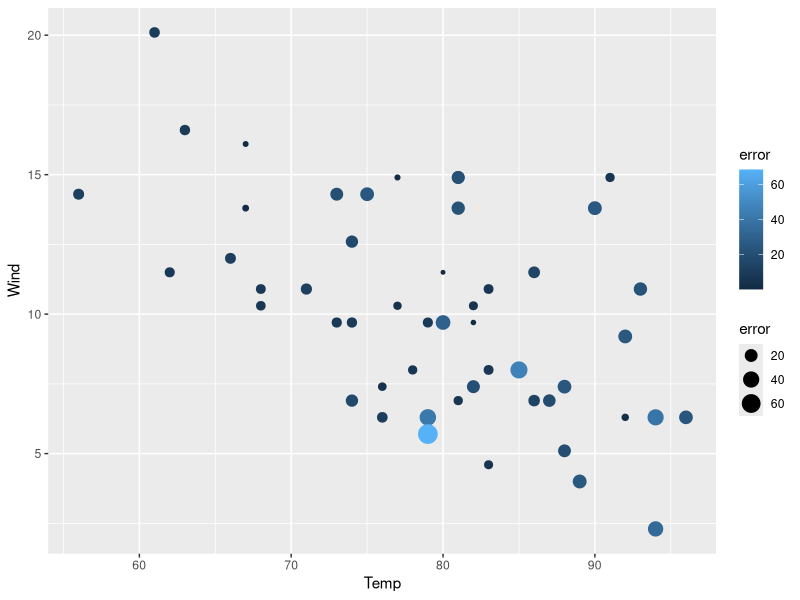
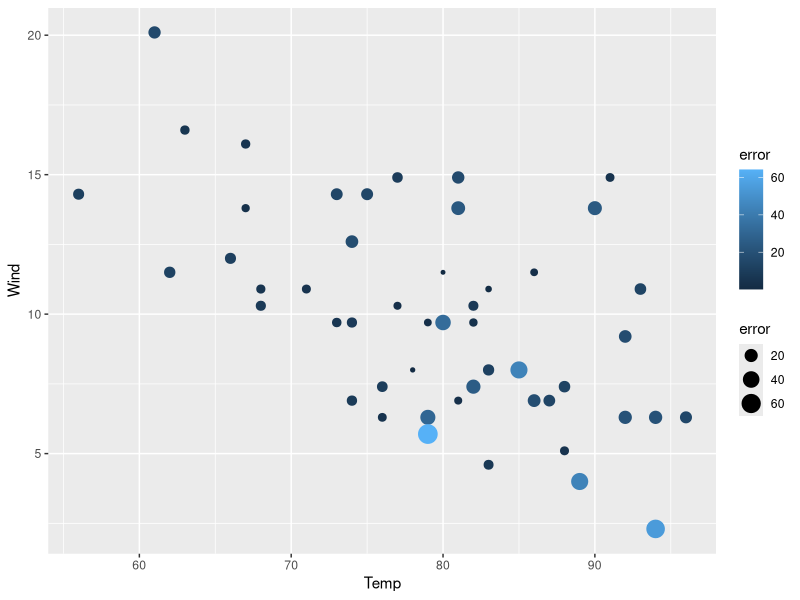
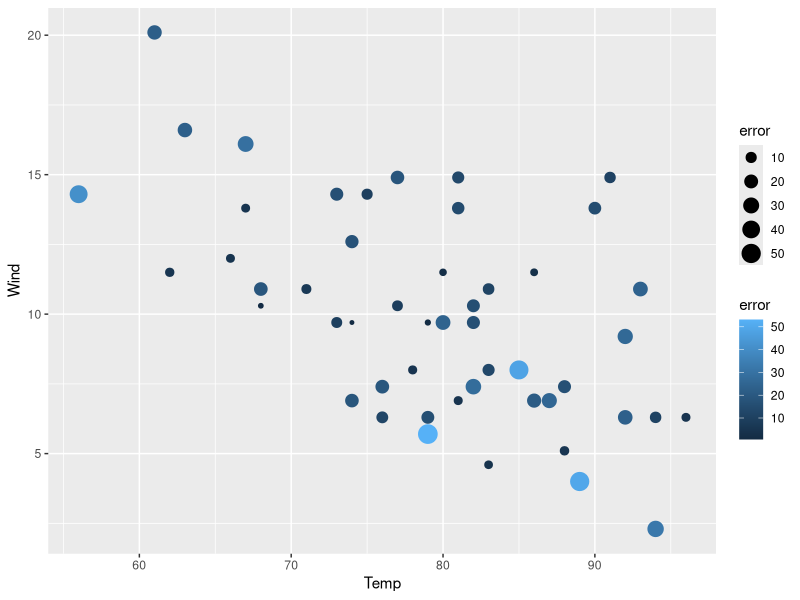
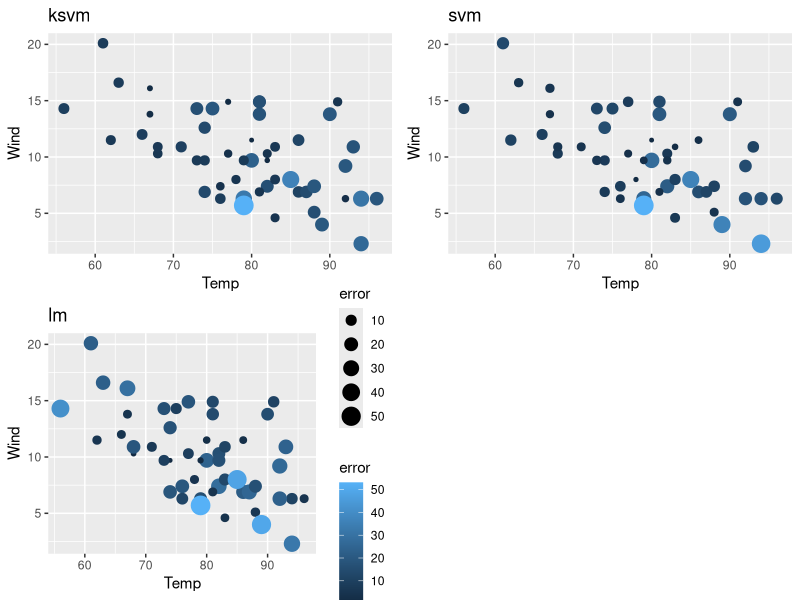
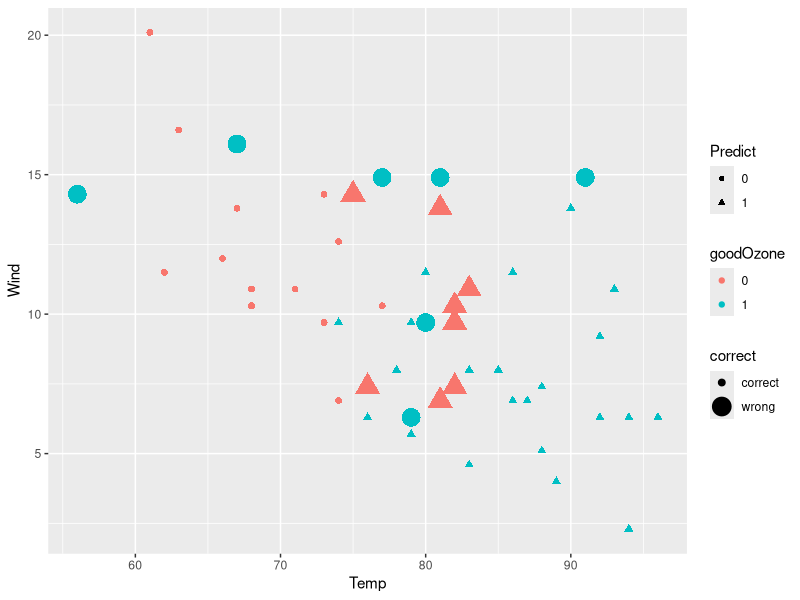
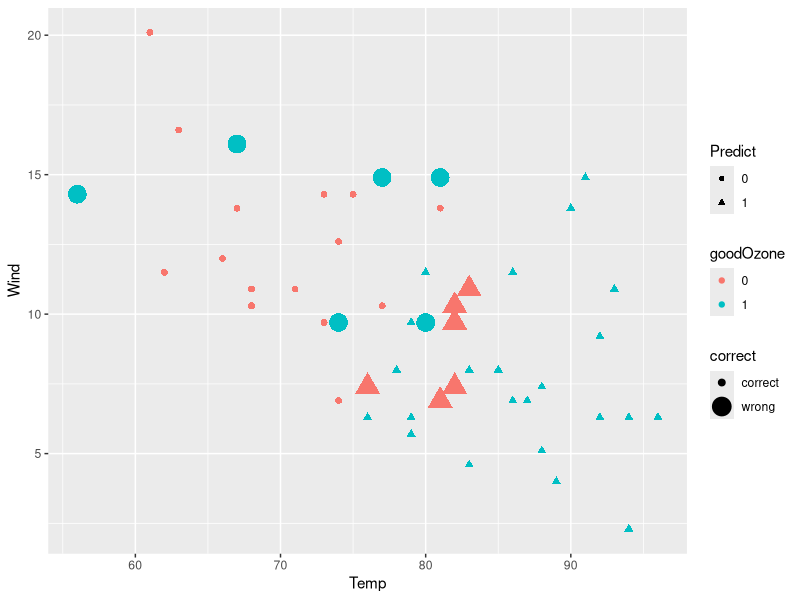
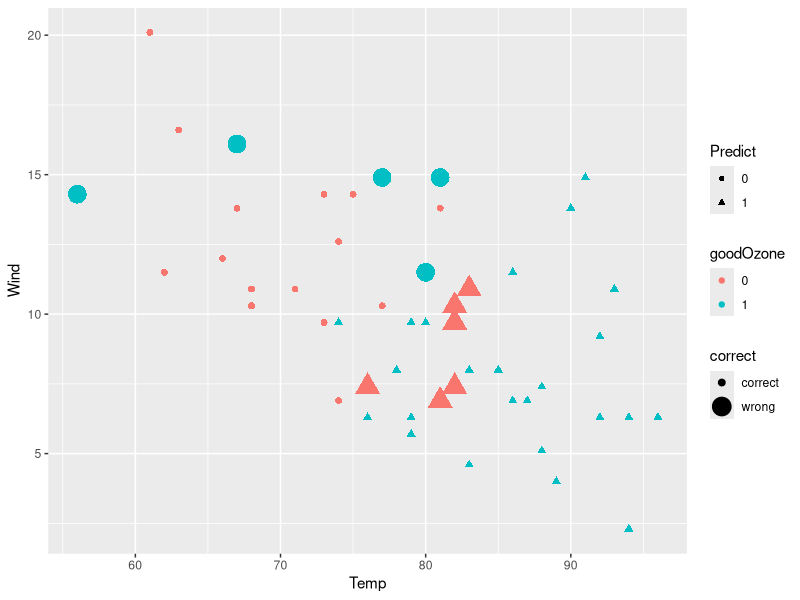
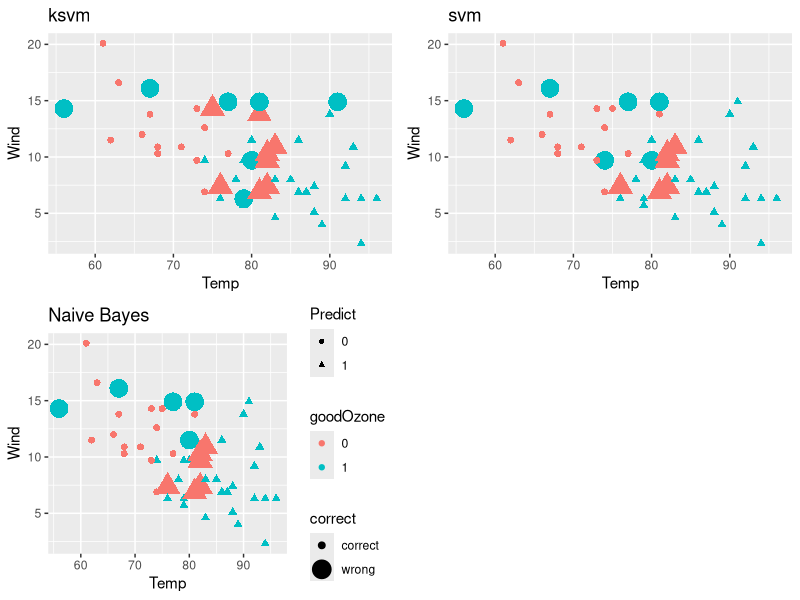

These charts were generated, in order, by the following R code:
# -------------------------- Hw13: SVM -----------------------------
# install.packages("kernlab")   
library("kernlab")

# --------------------------------------------------------------------
# Step 1: Load the data
  air <- data.frame(airquality)

  # find which columns in the dataframe contain NAs.
  colnames(air)[colSums(is.na(air)) > 0]

  # find the NAs in column "Ozone" and replace them by the mean value of this column
  air$Ozone[is.na(air$Ozone)] <- mean(air$Ozone, na.rm=TRUE)

  # find the NAs in column "Solar.R" and replace those NAs by the mean value of this column
  air$Solar.R[is.na(air$Solar.R)] <- mean(air$Solar.R, na.rm=TRUE)

# --------------------------------------------------------------------
# Step 2: Create train and test data sets
  # create a list of random index for air data and store the index in a variable called "ranIndex"
  randIndex <- sample(1:dim(air)[1])

  # In order to split data, create a 2/3 cutpoint and round the number
  cutpoint2_3 <- floor(2*dim(air)[1]/3)

  # check the 2/3 cutpoint
  cutpoint2_3

  # create train data set, which contains the first 2/3 of overall data
  trainData <- air[randIndex[1:cutpoint2_3],]

  # create test data, which contains the left 1/3 of the overall data
  testData <- air[randIndex[(cutpoint2_3+1):dim(air)[1]],]

  # check train data set
  head(trainData)

  # check test data set
  dim(testData)

# --------------------------------------------------------------------
# Step 3: Build a Model using KSVM & visualize the results
  # 1) Build a model to predict Ozone and name it "svmOutput"
  svmOutput <- ksvm(Ozone~., # set "Ozone" as the target predicting variable; "." means use all other variables to predict "Ozone"
                  data = trainData, # specify the data to use in the analysis
                  kernel = "rbfdot", # kernel function that projects the low dimensional problem into higher dimensional space
                  kpar = "automatic",# kpar refer to parameters that can be used to control the radial function kernel(rbfdot)
                  C = 10, # C refers to "Cost of Constrains"
                  cross = 10, # use 10 fold cross validation in this model
                  prob.model = TRUE # use probability model in this model
                  )

  # check the model
  svmOutput

  # 2) Test the model
  svmPred <- predict(svmOutput, # use the built model "svmOutput" to predict 
                     testData, # use testData to generate predictions
                     type = "votes" # request "votes" from the prediction process
                     )

  str(svmPred)

  # create a comparison dataframe that contains the exact "Ozone" value and the predicted "Ozone" value
  compTable <- data.frame(testData[,1], svmPred[,1])

  # change the column names to "test" and "Pred"
  colnames(compTable) <- c("test","Pred")

  # comput the Root Mean Squared Error
  sqrt(mean((compTable$test-compTable$Pred)^2))


  # 3) Plot the results
  library(ggplot2)

  # compute absolute error for each case
  compTable$error <- abs(compTable$test - compTable$Pred)

  # create a new dataframe contains error, tempreture and wind
  svmPlot <- data.frame(compTable$error, testData$Temp, testData$Wind)

  # assign column names
  colnames(svmPlot) <- c("error","Temp","Wind")

  # polt result using ggplot, setting "Temp" as x-axis and "Wind" as y-axis
  ggplot(svmPlot, aes(x=Temp,y=Wind)) + 
    # use point size and color shade to illustrate how big is the error
    geom_point(aes(size=error, color=error))

  # 4) Compute models and plot the results for 'svm'(in the e1071) and 'lm'
  # install.packages("e1071")
  library(e1071)

  # svm function in "e1071
  svm_e <- svm(Ozone~., # set "Ozone" as target variable,and use all other variables to predict
             data=trainData  # specify the data to use in the analysis
             )

  # check the model
  svm_e

  # Test the model
  svm_ePred <- predict(svm_e,# use "svm_e" to predict 
                testData # use testData to generate predictions
                )

  # create a dataframe that contains the exact "Ozone" value and the predicted "Ozone" value
  compTable2 <- data.frame(testData[,1], svm_ePred)

  # change the column names to "test" and "Pred"
  colnames(compTable2) <- c("test","Pred")

  # comput the Root Mean Squared Error
  sqrt(mean((compTable2$test-compTable2$Pred)^2))

  # compute absolute error for each case
  compTable2$error <- abs(compTable2$test-compTable2$Pred)

  # create a new dataframe contains error, tempreture and wind
  svm_ePlot <- data.frame(compTable2$error, testData$Temp, testData$Wind)
  colnames(svm_ePlot) <- c("error","Temp","Wind")

  # polt result using ggplot
  ggplot(svm_ePlot,aes(x=Temp,y=Wind)) + geom_point(aes(size=error,color=error))
  
  # lm
  # create a linear model
  lm <- lm(formula = Ozone~.,# use all the other variables to predict "Ozone"
         data=trainData # use "trainData" in this analysis
         )
  # Test the model
  predLm <- predict(lm,  # use model "svm_e" to predict 
                  testData # use testData to do the test
  )

  # create a dataframe that contains the exact "Ozone" value and the predicted "Ozone" value
  compTable3 <- data.frame(testData[,1], predLm)

  # change the column names to "test" and "Pred"
  colnames(compTable3) <- c("test","Pred")

  # comput the Root Mean Squared Error
  sqrt(mean((compTable2$test-compTable2$Pred)^2))

  # compute absolute error for each case
  compTable3$error <- abs(compTable3$test-compTable3$Pred)

  # create a new dataframe contains error, tempreture and wind
  lmPlot <- data.frame(compTable3$error,testData$Temp,testData$Wind)
  colnames(lmPlot) <- c("error","Temp","Wind")

  # polt result using ggplot
  ggplot(lmPlot,aes(x=Temp,y=Wind)) + geom_point(aes(size=error,color=error))
  
  # show 3 results
  # install.packages("gridExtra")
  library(gridExtra)

  # add titles to each plot and remove legends
  plot_svm <- ggplot(svmPlot,aes(x=Temp,y=Wind)) + geom_point(aes(size=error,color=error)) + theme(legend.position="none") + ggtitle("ksvm")
  plot_svm_e <- ggplot(svm_ePlot,aes(x=Temp,y=Wind)) + geom_point(aes(size=error,color=error)) + theme(legend.position="none") + ggtitle("svm")
  plot_lm <- ggplot(lmPlot,aes(x=Temp,y=Wind)) + geom_point(aes(size=error,color=error)) + ggtitle("lm")
  
  # arrange the three plot in a 2 by 2 matrix
  grid.arrange(plot_svm,plot_svm_e,plot_lm,ncol=2,nrow=2)

# --------------------------------------------------------------------
# Step 4: Create a "goodOzone" variable
  # calculate average Ozone
  meanOzone <- mean(air$Ozone,na.rm=TRUE)
 
  # create a new variable named "goodOzone" in train data set
    # goodOzone = 0 if Ozone is below average Ozone
    # googOzone = 1 if Ozone is eaqual or above the average ozone
  trainData$goodOzone <- ifelse(trainData$Ozone<meanOzone, 0, 1)

  # do the same thing for test dataset
  testData$goodOzone <- ifelse(testData$Ozone<meanOzone, 0, 1)

  # remove "Ozone" from train data
  trainData <- trainData[,-1]

  # remove "Ozone" from test data
  testData <- testData[,-1]

# --------------------------------------------------------------------
# Step 5: See if we can do a better job predicting 'good' and 'bad' days
  # convert "goodOzone" in train data from numeric to factor
  trainData$goodOzone <- as.factor(trainData$goodOzone)

  # convert "goodOzone" in test data from numeric to factor
  testData$goodOzone <- as.factor(testData$goodOzone)

 # 1)	Build a model 
  # build a model using ksvm function,and use all other variables to predict
  svmGood <- ksvm(goodOzone~., # set "Ozone" as target variable; "." means use all other variables to predict "Ozone"
       data=trainData, # specify the data to use in the analysis
       kernel="rbfdot", # kernel function that projects the low dimensional problem into higher dimensional space
       kpar="automatic",# kpar refer to parameters that can be used to control the radial function kernel(rbfdot)
       C=10, # C refers to "Cost of Constrains"
       cross=10, # use 10 fold cross validation in this model
       prob.model=TRUE # use probability model in this model
  )

  # check the model
  svmGood

  # 2) Test the model
  goodPred <- predict(svmGood, # use model "svmGood" to predict
                      testData # use testData to do the test
                      )

  # create a dataframe that contains the exact "goodOzone" value and the predicted "goodOzone"
  compGood1 <- data.frame(testData[,6], goodPred)

  # change column names
  colnames(compGood1) <- c("test","Pred")

  # Compute the percentage of correct cases
  perc_ksvm <- length(which(compGood1$test==compGood1$Pred))/dim(compGood1)[1]
  perc_ksvm

  # 3)	Plot the results. 
  # determine the prediction is "correct" or "wrong" for each case
  compGood1$correct <- ifelse(compGood1$test==compGood1$Pred,"correct","wrong")

  # create a new dataframe contains correct, tempreture and wind, and goodZone
  Plot_ksvm <- data.frame(compGood1$correct,testData$Temp,testData$Wind,testData$goodOzone,compGood1$Pred)
  
  # change column names
  colnames(Plot_ksvm) <- c("correct","Temp","Wind","goodOzone","Predict")
  # polt result using ggplot
  # size representing correct/wrong; color representing actual good/bad day; shape representing predicted good/bad day.
  ggplot(Plot_ksvm, aes(x=Temp,y=Wind)) + geom_point(aes(size=correct,color=goodOzone,shape = Predict))
  

  # 4)	Compute models and plot the results for "svm" and "nb" 
  ## svm
  # build a model using svm function,and use all other variables to predict
  svmGood_e <- svm(goodOzone~., data=trainData)

  # Make prediction
  GoodPred2 <- predict(svmGood_e, testData)

  # create a dataframe that contains the exact "goodOzone" value and the predicted "goodOzone"
  compGood2 <- data.frame(testData[,6], GoodPred2)

  # change column names
  colnames(compGood2) <- c("test","Pred")

  # Compute the percentage
  perc_svm_e <- length(which(compGood2$test==compGood2$Pred))/dim(compGood2)[1]
  perc_svm_e
  
  # Plot the results
  # determine the prediction is "correct" or "wrong" for each case
  compGood2$correct <- ifelse(compGood2$test==compGood2$Pred,'correct','wrong')

  # create a new dataframe contains correct, tempreture and wind, and goodZone
  Plot_svm_e <- data.frame(compGood2$correct,testData$Temp,testData$Wind,testData$goodOzone,compGood2$Pred)
  
  # change column names
  colnames(Plot_svm_e) <- c("correct","Temp","Wind","goodOzone","Predict")

  # polt result using ggplot
  ggplot(Plot_svm_e,aes(x=Temp,y=Wind)) + geom_point(aes(size=correct,color=goodOzone,shape=Predict))

  ## nb
  # build a model using naive bayes algorithm, and use all other variables to predict
  nb <- naiveBayes(goodOzone~., data=trainData)

  # Make prediction
  Pred_nb <- predict(nb, testData)

  # create a dataframe that contains the exact "goodOzone" value and the predicted "goodOzone"
  compNb <- data.frame(testData[,6], Pred_nb)

  # change column names
  colnames(compNb) <- c("test","Pred")

  # Compute the percentage
  perc_nb <- length(which(compNb$test==compNb$Pred))/dim(compNb)[1]
  perc_nb
  
  # Plot the results. 
  # determine the prediction is "correct" or "wrong" for each case
  compNb$correct <- ifelse(compNb$test==compNb$Pred,'correct','wrong')

  # create a new dataframe contains correct, tempreture and wind, and goodZone
  Plot_nb <- data.frame(compNb$correct,testData$Temp,testData$Wind,testData$goodOzone,compNb$Pred)

  # change column names
  colnames(Plot_nb) <- c("correct","Temp","Wind","goodOzone","Predict")

  # polt result using ggplot
  ggplot(Plot_nb,aes(x=Temp,y=Wind)) + geom_point(aes(size=correct,color=goodOzone,shape=Predict))

  # show all charts in one window
  g1 <- ggplot(Plot_ksvm,aes(x=Temp,y=Wind))+geom_point(aes(size=correct,color=goodOzone,shape = Predict)) + theme(legend.position="none") + ggtitle("ksvm")
  g2 <- ggplot(Plot_svm_e,aes(x=Temp,y=Wind))+geom_point(aes(size=correct,color=goodOzone,shape=Predict)) + theme(legend.position="none") + ggtitle("svm")
  g3 <- ggplot(Plot_nb,aes(x=Temp,y=Wind))+geom_point(aes(size=correct,color=goodOzone,shape=Predict)) + ggtitle("Naive Bayes")
  grid.arrange(g1,g2,g3,nrow=2)

# --------------------------------------------------------------------
# Step 6: Which are the best Models for this data? 
#  Your answers here!
